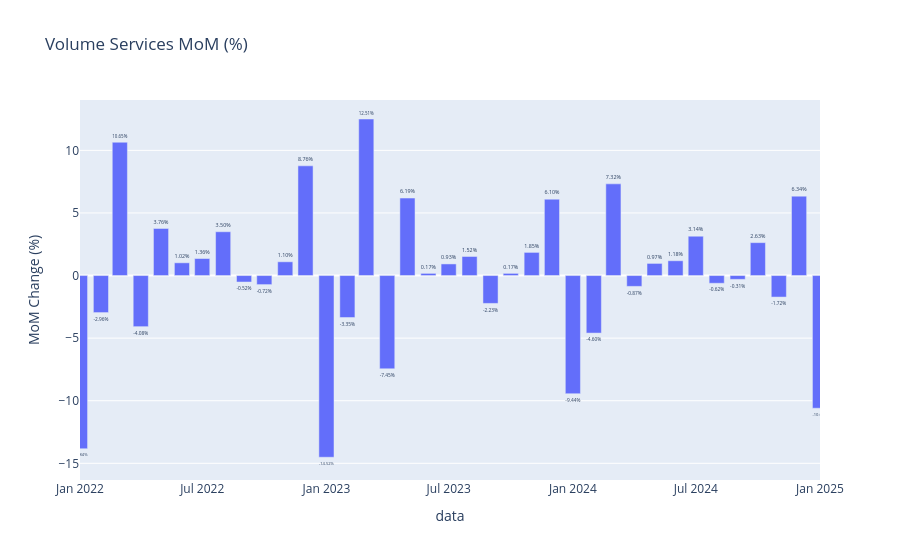

The notebook cell this image was saved under:
### Markdown cell above
### Volume Serviços MoM

### Code cell
import plotly.express as px
import pandas as pd

# Calculate MoM percentage change
VolumeServices_MoM = VolumeServices.iloc[:, 0].pct_change() * 100

# Create a DataFrame for plotting
mom_data = pd.DataFrame({'MoM Change (%)': VolumeServices_MoM}, index=VolumeServices.index)

fig = px.bar(mom_data, x=mom_data.index, y='MoM Change (%)', title='Volume Services MoM (%)')

# Add percentage values as text annotations
fig.update_traces(texttemplate='%{y:.2f}%', textposition='outside')

# Set start date (replace '2020-01-01' with your desired start date)
fig.update_xaxes(range=['2022-01-01', mom_data.index.max()])

fig.show()

### Figure 1 — Plotly figure (JSON) as saved in the notebook; plotly's stock layout.template omitted (floating-point values rounded to 4 significant figures; data arrays with more than 128 entries replaced by an {"elided": "..."} marker saying what was removed)
{"data": [{"alignmentgroup": "True", "hovertemplate": "data=%{x}<br>MoM Change (%)=%{y}<extra></extra>", "legendgroup": "", "marker": {"color": "#636efa", "pattern": {"shape": ""}}, "name": "", "offsetgroup": "", "orientation": "v", "showlegend": false, "textposition": "outside", "texttemplate": "%{y:.2f}%", "type": "bar", "x": {"elided": "169 str values"}, "xaxis": "x", "y": {"elided": "169 float values"}, "yaxis": "y"}], "layout": {"barmode": "relative", "legend": {"tracegroupgap": 0}, "title": {"text": "Volume Services MoM (%)"}, "xaxis": {"anchor": "y", "domain": [0, 1], "range": ["2022-01-01", "2025-01-01T00:00:00"], "title": {"text": "data"}}, "yaxis": {"anchor": "x", "domain": [0, 1], "title": {"text": "MoM Change (%)"}}}}
